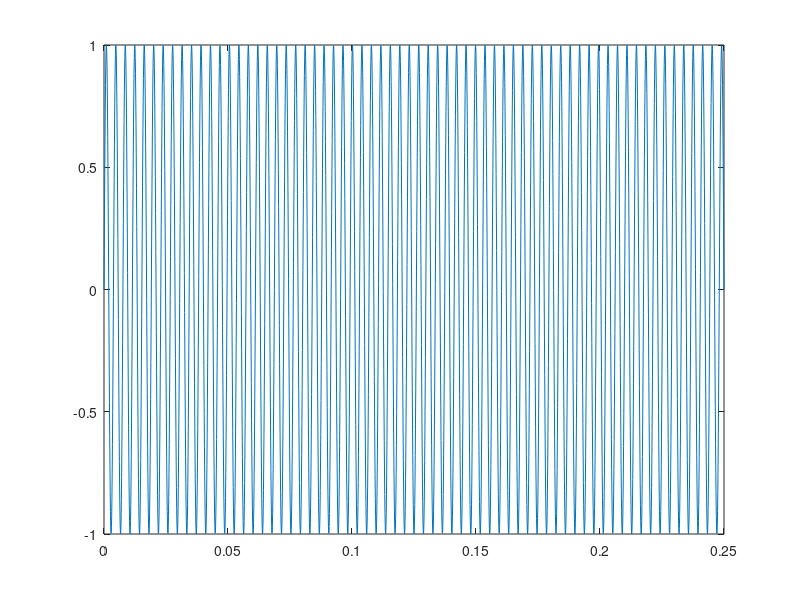

Reproduce this figure in MATLAB. (Note: this script raises an error after producing the figure.)
clear all
clc
Fs=10000; %frek sampling
t=0:1/Fs:0.25; %proses normalisasi
c=sin(2*pi*262*t);
plot(t,c)
wavwrite(c,'nada_c.wav')